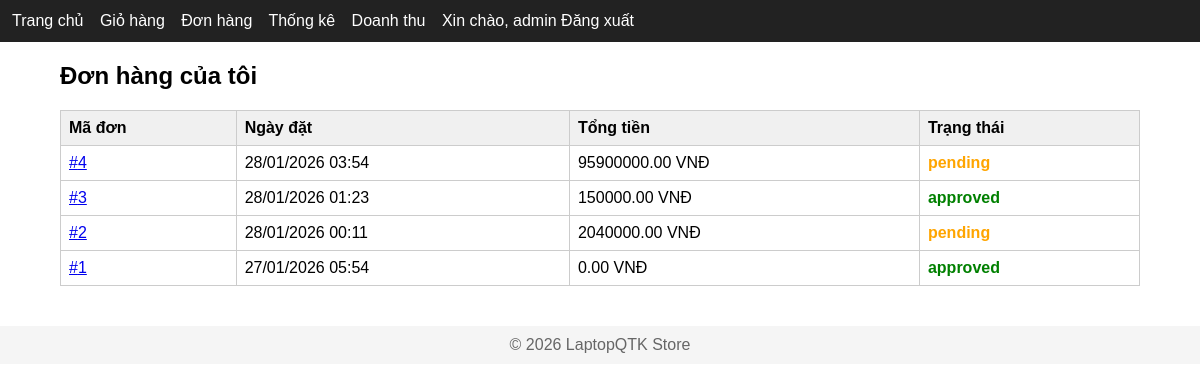
Page /my-orders/ (signed in) on the earlier database version.
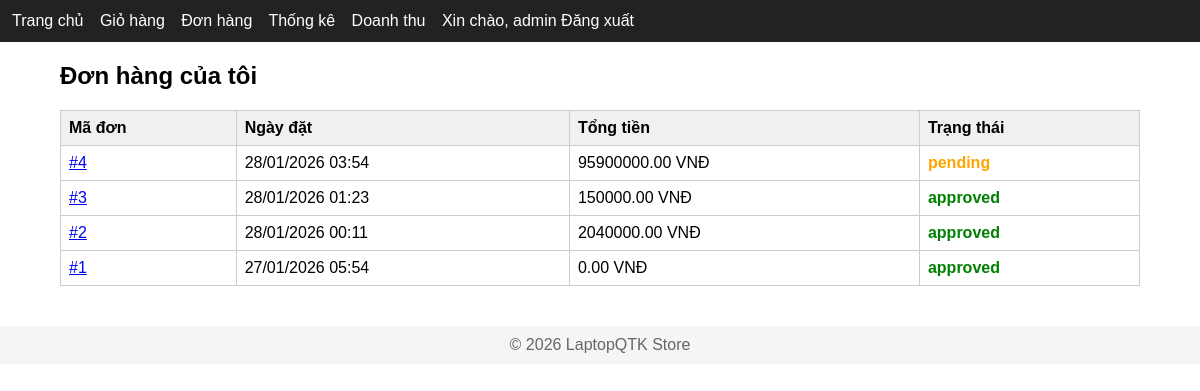
Same page on the later database version.
### orders/models.py (models this page shows, shortened)
class Order(models.Model):
    STATUS_PENDING = 'pending'
    STATUS_APPROVED = 'approved'
    STATUS_REJECTED = 'rejected'
    STATUS_CHOICES = [
        (STATUS_PENDING, 'Pending'),
        (STATUS_APPROVED, 'Approved'),
        (STATUS_REJECTED, 'Rejected'),
    ]
    user = models.ForeignKey(User, on_delete=models.CASCADE, related_name='orders')
    total_price = models.DecimalField(max_digits=12, decimal_places=2, default=0)
    status = models.CharField(max_length=20, choices=STATUS_CHOICES, default=STATUS_PENDING)
    created_at = models.DateTimeField(auto_now_add=True)
    stock_deducted = models.BooleanField(default=False)
    class Meta:
        ordering = ['-created_at']

### catalog/views.py (the view)
# urls.py: path('my-orders/', views.my_orders, name='my_orders'),
@login_required
def my_orders(request):#Xem danh sách đơn hàng của người dùng
    orders = Order.objects.filter(user=request.user).order_by('-created_at')
    context = {
        'orders': orders
    }
    return render(request, 'my_orders.html', context)

### templates/my_orders.html (shortened to what this page needs)
{% extends 'base.html' %}
{% block content %}
<h2>Đơn hàng của tôi</h2>
{% if orders %}
    <table border="1" cellpadding="10">
        <thead>
            <tr>
                <th>Mã đơn</th>
                <th>Ngày đặt</th>
                <th>Tổng tiền</th>
                <th>Trạng thái</th>
            </tr>
        </thead>
        <tbody>
            {% for order in orders %}
                <tr>
                    <td>
                        <a href="{% url 'order_detail' order.id %}">
                            #{{ order.id }}
                        </a>
                    </td>
                    <td>{{ order.created_at|date:"d/m/Y H:i" }}</td>
                    <td>{{ order.total_price }} VNĐ</td>
                    <td class="status-{{ order.status }}">
                         {{ order.status }}
                    </td>
                </tr>
            {% endfor %}
        </tbody>
    </table>
{% else %}
    <p>Bạn chưa có đơn hàng nào.</p>
{% endif %}
{% endblock %}

### templates/base.html (shortened to what this page needs)
{% load static %}
<!DOCTYPE html>
<html>
<head>
    <link rel="stylesheet" href="{% static 'css/style.css' %}">
</head>
<body>
<header>
    <a href="{% url 'home' %}">Trang chủ</a>
    <a href="{% url 'cart_detail' %}">Giỏ hàng</a>
    {% if user.is_authenticated %}
        <a href="{% url 'my_orders' %}">Đơn hàng</a>
        {% if user.is_staff %}
            <a href="{% url 'order_statistics' %}">Thống kê</a>
            <a href="{% url 'revenue_statistics' %}">Doanh thu</a>
        {% endif %}
        <span>Xin chào, {{ user.username }}</span>
        <a href="{% url 'logout' %}">Đăng xuất</a>
    {% else %}
        <a href="{% url 'login' %}">Đăng nhập</a>
    {% endif %}
</header>
<div class="container">
    {% block content %}{% endblock %}
</div>
<footer>
    © 2026 LaptopQTK Store
</footer>
</body>
</html>

### static/css/style.css (style rules this page uses)
body { font-family: Arial, sans-serif; margin: 0; padding: 0; }
header { background: #222; color: white; padding: 12px; }
header a { color: white; margin-right: 12px; text-decoration: none; }
.container { width: 90%; margin: 20px auto; }
table { width: 100%; border-collapse: collapse; }
table th { background: #f0f0f0; }
table th, table td { border: 1px solid #ccc; padding: 8px; text-align: left; }
.status-pending { color: orange; font-weight: bold; }
.status-approved { color: green; font-weight: bold; }
footer { margin-top: 40px; padding: 10px; background: #f5f5f5; text-align: center; color: #666; }

Differences in the rows shown:
changed Order id 2: status "pending" → "approved"
